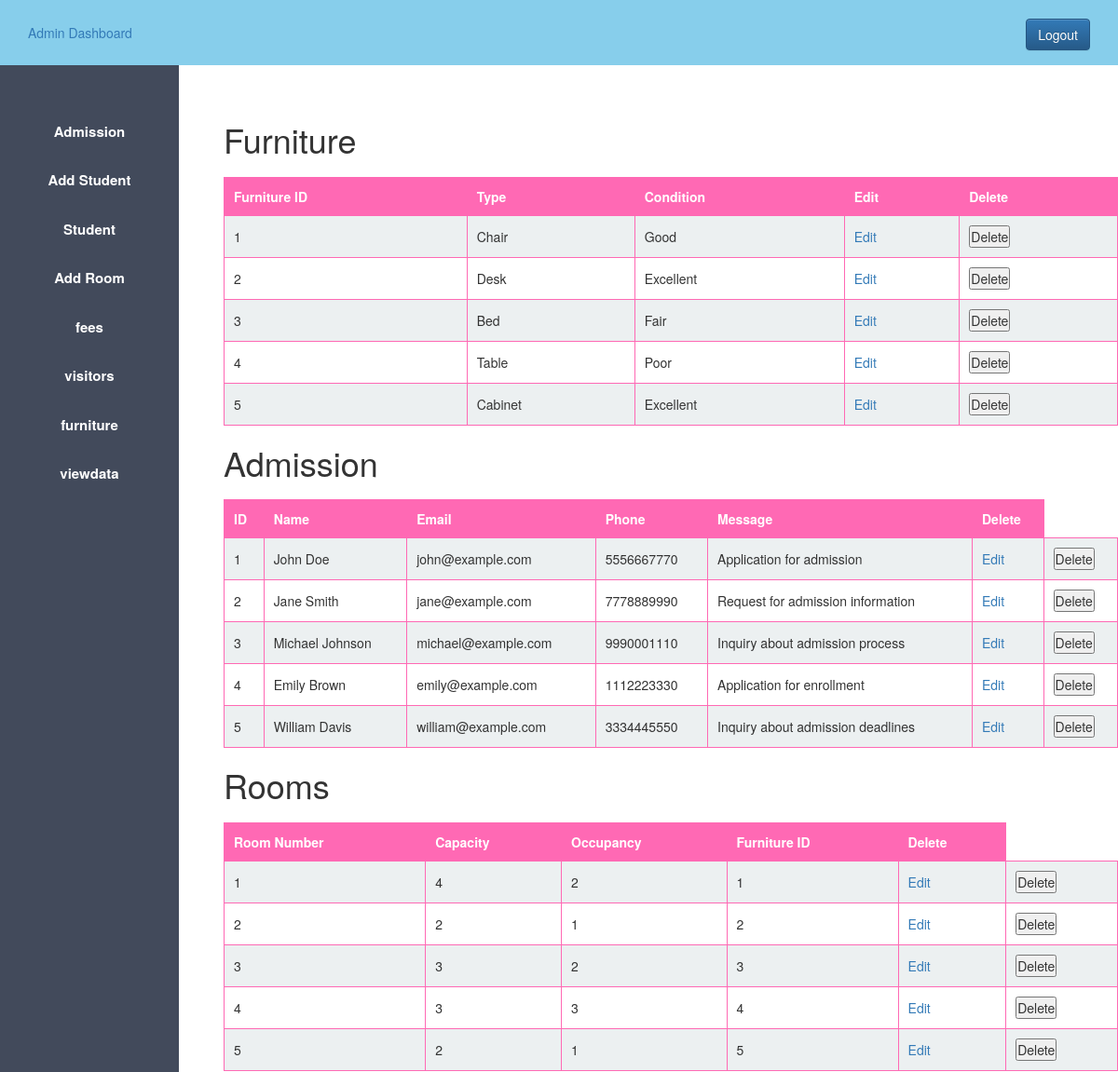
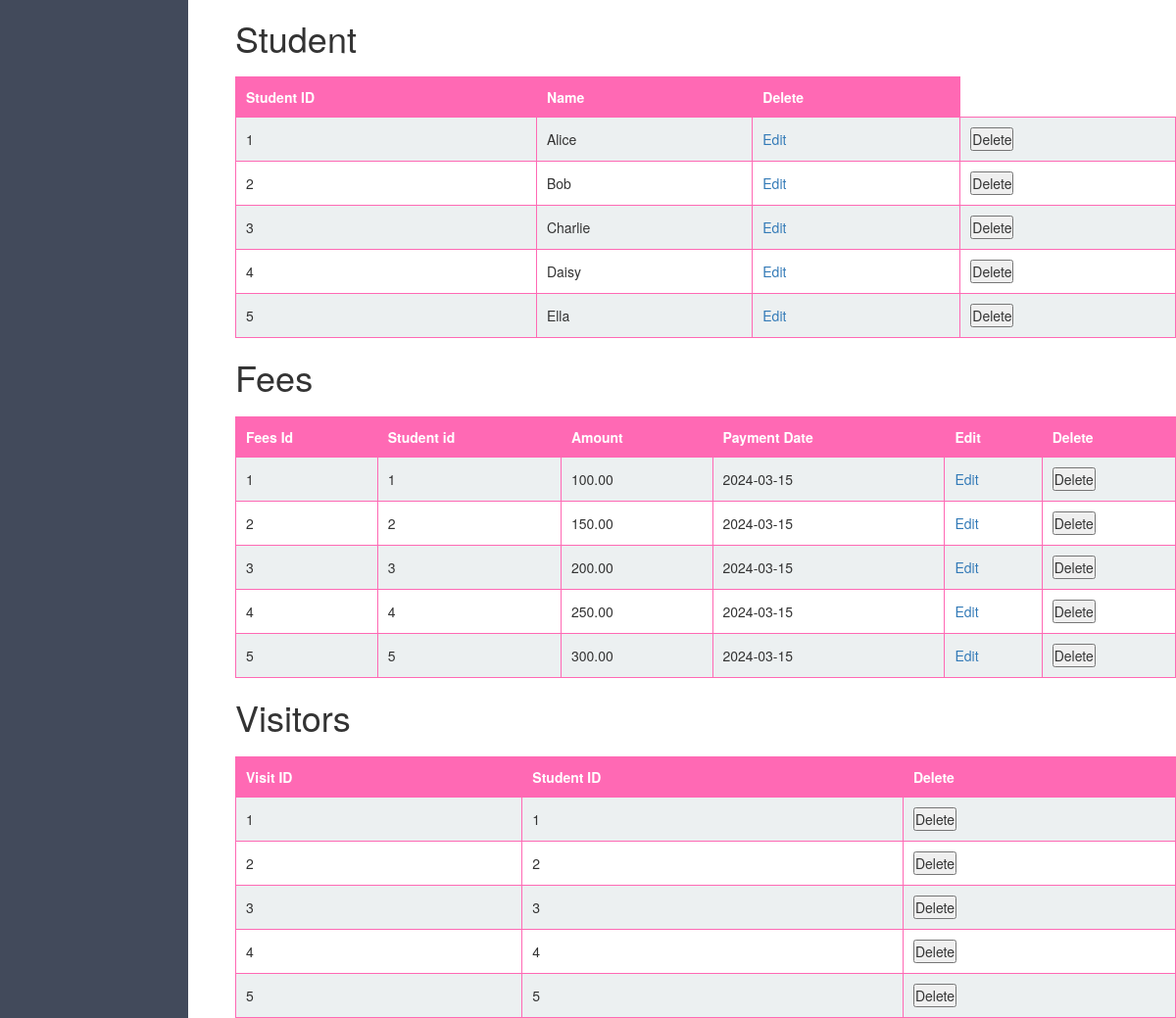
Screenshot of /view.php (signed in) with the database file from the repository (2 pictures, top to bottom).
### tables this page shows
CREATE TABLE furniture (
 furnitureid INT AUTO_INCREMENT PRIMARY KEY,
 ftype VARCHAR(50) NULL,
 fcondition VARCHAR(50) NULL
);

CREATE TABLE admission (
 id INT AUTO_INCREMENT PRIMARY KEY,
 name VARCHAR(255),
 email VARCHAR(255),
 phone VARCHAR(15),
 message TEXT NULL
);

CREATE TABLE rooms (
 roomnumber INT AUTO_INCREMENT PRIMARY KEY,
 capacity INT,
 occupancy INT,
 furnitureid INT NULL,
 FOREIGN KEY (furnitureid) REFERENCES furniture(furnitureid)
);

CREATE TABLE student (
 studentid INT AUTO_INCREMENT PRIMARY KEY,
 name VARCHAR(255),
 gender VARCHAR(10),
 contactnumber VARCHAR(15),
 roomnumber INT NULL,
 admissionid INT NULL,
 userid INT,
 FOREIGN KEY (roomnumber) REFERENCES rooms(roomnumber),
 FOREIGN KEY (admissionid) REFERENCES admission(id),
 FOREIGN KEY (userid) REFERENCES user(userid)
);

CREATE TABLE fees (
 feesid INT AUTO_INCREMENT PRIMARY KEY,
 studentid INT NULL,
 amount DECIMAL(10, 2) NULL,
 paymentdate DATE NULL,
 FOREIGN KEY (studentid) REFERENCES student(studentid)
);

CREATE TABLE visitors (
 visitid INT AUTO_INCREMENT PRIMARY KEY,
 visitdate DATE NULL,
 studentid INT NULL,
 visitorname VARCHAR(255) NULL,
 UNIQUE (visitid),
 FOREIGN KEY (studentid) REFERENCES student(studentid)
);

### view.php (the view, shortened to what this page needs)
<?php
$host = "localhost";
$user = "root";
$password = "";
$db = "hosteldb";
$data = mysqli_connect($host, $user, $password, $db);
$sqlAdmission = "SELECT * FROM admission";
$resultAdmission = mysqli_query($data, $sqlAdmission);
$sqlFurniture = "SELECT * FROM furniture";
$resultFurniture = mysqli_query($data, $sqlFurniture);
$sqlRooms = "SELECT * FROM rooms";
$resultRooms = mysqli_query($data, $sqlRooms);
$sqlStudent = "SELECT * FROM student";
$resultStudent = mysqli_query($data, $sqlStudent);
$sqlFees = "SELECT * FROM fees";
$resultFees = mysqli_query($data, $sqlFees);
$sqlVisitors = "SELECT * FROM visitors";
$resultVisitors = mysqli_query($data, $sqlVisitors);
?>
<!DOCTYPE html>
<html>
<head>
    <link rel="stylesheet" href="styles.css">
    <?php
    include 'admin_css.php';
    ?>
</head>
<body>
    <?php
    include 'admin_sidebar.php';
    ?>
    <div class="content">
       <h1>Furniture</h1>
<table class="clean-table">
    <tr>
        <th>Furniture ID</th>
        <th>Type</th>
        <th>Condition</th>
        <th>Edit</th>
        <th>Delete</th>
    </tr>
    <?php
    while ($info = $resultFurniture->fetch_assoc()) {
    ?>
        <tr>
            <td><?php echo isset($info['furnitureid']) ? $info['furnitureid'] : ''; ?></td>
            <td><?php echo isset($info['ftype']) ? $info['ftype'] : ''; ?></td>
            <td><?php echo isset($info['fcondition']) ? $info['fcondition'] : ''; ?></td>
             <td>
                <a href="update_furniture.php?furnitureid=<?php echo isset($info['furnitureid']) ? $info['furnitureid'] : ''; ?>">Edit</a>
            </td>
            <td>
                <form method="post">
                    <button type="submit" name="delete_furniture" value="<?php echo isset($info['furnitureid']) ? $info['furnitureid'] : ''; ?>">Delete</button>
                </form>
            </td>
        </tr>
    <?php
    }
    ?>
</table>
<h1>Admission</h1>
        <table class="clean-table">
            <tr>
                <th>ID</th>
                <th>Name</th>
                <th>Email</th>
                <th>Phone</th>
                <th>Message</th>
                <th>Delete</th>
            </tr>
            <?php
            while ($info = $resultAdmission->fetch_assoc()) {
            ?>
                <tr>
                    <td><?php echo isset($info['id']) ? $info['id'] : ''; ?></td>
                                        <td><?php echo isset($info['name']) ? $info['name'] : ''; ?></td>
                    <td><?php echo isset($info['email']) ? $info['email'] : ''; ?></td>
                    <td><?php echo isset($info['phone']) ? $info['phone'] : ''; ?></td>
                    <td><?php echo isset($info['message']) ? $info['message'] : ''; ?></td>
                    <td>
                <a href="update.php?admission_id=<?php echo isset($info['id']) ? $info['id'] : ''; ?>">Edit</a>
            </td>
                    <td>
                        <form method="post">
                            <button type="submit" name="delete_admission" value="<?php echo isset($info['id']) ? $info['id'] : ''; ?>">Delete</button>
                        </form>
                    </td>
                </tr>
            <?php
            }
            ?>
        </table>
        <h1>Rooms</h1>
        <table class="clean-table">
            <tr>
                <th>Room Number</th>
                <th>Capacity</th>
                <th>Occupancy</th>
                <th>Furniture ID</th>
                <th>Delete</th>
            </tr>
            <?php
            while ($info = $resultRooms->fetch_assoc()) {
            ?>
                <tr>
                    <td><?php echo isset($info['roomnumber']) ? $info['roomnumber'] : ''; ?></td>
                    <td><?php echo isset($info['capacity']) ? $info['capacity'] : ''; ?></td>
                    <td><?php echo isset($info['occupancy']) ? $info['occupancy'] : ''; ?></td>
                    <td><?php echo isset($info['furnitureid']) ? $info['furnitureid'] : ''; ?></td>
                     <td>
                <a href="update_rooms.php?roomnumber=<?php echo isset($info['roomnumber']) ? $info['roomnumber'] : ''; ?>">Edit</a>
            </td>
                    <td>
                        <form method="post">
                            <button type="submit" name="delete_rooms" value="<?php echo isset($info['roomnumber']) ? $info['roomnumber'] : ''; ?>">Delete</button>
                        </form>
                    </td>
                </tr>
            <?php
            }
            ?>
        </table>
        <h1>Student</h1>
        <table class="clean-table">
            <tr>
                <th>Student ID</th>
                <th>Name</th>
                <th>Delete</th>
            </tr>
            <?php
            while ($info = $resultStudent->fetch_assoc()) {
            ?>
                <tr>
                    <td><?php echo isset($info['studentid']) ? $info['studentid'] : ''; ?></td>
                    <td><?php echo isset($info['name']) ? $info['name'] : ''; ?></td>
                     <td>
                <a href="update_student.php?student_id_to_edit=<?php echo isset($info['studentid']) ? $info['studentid'] : ''; ?>">Edit</a>
            </td>
                    <td>
                        <form method="post">
                            <button type="submit" name="delete_student" value="<?php echo isset($info['studentid']) ? $info['studentid'] : ''; ?>">Delete</button>
                        </form>
                    </td>
                </tr>
            <?php
            }
            ?>
        </table>
        <h1>Fees</h1>
<table class="clean-table">
    <tr>
        <th>Fees Id</th>
        <th>Student id</th>
        <th>Amount</th>
        <th>Payment Date</th>
        <th>Edit</th>
        <th>Delete</th>
    </tr>
    <?php
    while ($info = $resultFees->fetch_assoc()) {
    ?>
        <tr>
            <td><?php echo isset($info['feesid']) ? $info['feesid'] : ''; ?></td>
            <td><?php echo isset($info['studentid']) ? $info['studentid'] : ''; ?></td>
            <td><?php echo isset($info['amount']) ? $info['amount'] : ''; ?></td>
            <td><?php echo isset($info['paymentdate']) ? $info['paymentdate'] : ''; ?></td>
             <td>
                <a href="updatefee.php?table=fees&id_to_edit=<?php echo isset($info['feesid']) ? $info['feesid'] : ''; ?>">Edit</a>
            </td>
            <td>
                <form method="post">
                    <button type="submit" name="delete_fees" value="<?php echo isset($info['feesid']) ? $info['feesid'] : ''; ?>">Delete</button>
                </form>
            </td>
        </tr>
    <?php
    }
    ?>
</table>
        <h1>Visitors</h1>
        <table class="clean-table">
            <tr>
                <th>Visit ID</th>
                <th>Student ID</th>
                <th>Delete</th>
            </tr>
            <?php
            while ($info = $resultVisitors->fetch_assoc()) {
            ?>
                <tr>
                    <td><?php echo isset($info['visitid']) ? $info['visitid'] : ''; ?></td>
                    <td><?php echo isset($info['studentid']) ? $info['studentid'] : ''; ?></td>
                    <td>
                        <form method="post">
                            <button type="submit" name="delete_visitors" value="<?php echo isset($info['visitid'])
                    ? $info['visitid'] : ''; ?>">Delete</button>
                        </form>
                    </td>
                </tr>
            <?php
            }
            ?>
        </table>
    </div>
</body>
</html>

### admin_css.php (shortened to what this page needs)
<link rel="stylesheet" type="text/css" href="admin.css">
<link rel="stylesheet" href="https://maxcdn.bootstrapcdn.com/bootstrap/3.3.7/css/bootstrap.min.css">
<link rel="stylesheet" href="https://maxcdn.bootstrapcdn.com/bootstrap/3.3.7/css/bootstrap-theme.min.css">

### admin_sidebar.php
<header class="header">
		<a href="">Admin Dashboard</a>
		<div class="logout">
			<a href="logout.php" class="btn btn-primary">Logout</a>
		</div>
	</header>
	<aside>
		<ul>
			<li>
				<a href="admission.php">Admission</a>
			</li>
			<li>
				<a href="add_student.php">Add Student</a>
			</li>
			<li>
				<a href="student.php">Student</a>
			</li>
			<li>
				<a href="add_room.php">Add Room</a>
			</li>
			<li>
				<a href="fees.php">fees</a>
			</li>
			<li>
				<a href="visitors.php">visitors</a>
			</li>
			<li>
				<a href="furniture.php">furniture</a>
			</li>
			<li>
				<a href="view.php">viewdata</a>
			</li>
		</ul>
	</aside>

### styles.css (style rules this page uses)
body, h1, h2, p, table { margin: 0; padding: 0; }
.clean-table { width: 100%; border-collapse: collapse; margin-top: 20px; }
.clean-table th, .clean-table td { border: 1px solid #FF69B4; padding: 10px; text-align: left; }
.clean-table th { background-color: #FF69B4; color: #fff; }
.clean-table tbody tr:nth-child(even) { background-color: #ecf0f1; }
body { font-family: 'Arial', sans-serif; background-color: #34495e; color: #fff; }
h1 { color: #3498db; }

### admin.css (style rules this page uses)
* { margin: 0px; padding: 0px; }
.header { background-color: skyblue; line-height: 70px; padding-left: 30px; }
a,a:hover { text-decoration: none!important; }
.logout { float: right; padding-right: 30px; }
ul { background-color: #424a5b; width: 16%; height: 100%; position: fixed; padding-top: 5%; text-align: center; }
ul li { list-style: none; padding-bottom: 30px; font-size: 15px; }
ul li a { color: white; font-weight: bold; }
.content { margin-left: 20%; margin-top: 5%; }

### rows the page displays
furniture: furnitureid "1", ftype "Chair", fcondition "Good"
furniture: furnitureid "2", ftype "Desk", fcondition "Excellent"
furniture: furnitureid "3", ftype "Bed", fcondition "Fair"
furniture: furnitureid "4", ftype "Table", fcondition "Poor"
furniture: furnitureid "5", ftype "Cabinet", fcondition "Excellent"
admission: id "1", name "John Doe", email "john@example.com", phone "5556667770", message "Application for admission"
admission: id "2", name "Jane Smith", email "jane@example.com", phone "7778889990", message "Request for admission information"
admission: id "3", name "Michael Johnson", email "michael@example.com", phone "9990001110", message "Inquiry about admission process"
admission: id "4", name "Emily Brown", email "emily@example.com", phone "1112223330", message "Application for enrollment"
admission: id "5", name "William Davis", email "william@example.com", phone "3334445550", message "Inquiry about admission deadlines"
rooms: roomnumber "1", capacity "4", occupancy "2", furnitureid "1"
rooms: roomnumber "2", capacity "2", occupancy "1", furnitureid "2"
rooms: roomnumber "3", capacity "3", occupancy "2", furnitureid "3"
rooms: roomnumber "4", capacity "3", occupancy "3", furnitureid "4"
rooms: roomnumber "5", capacity "2", occupancy "1", furnitureid "5"
student: studentid "1", name "Alice"
student: studentid "2", name "Bob"
student: studentid "3", name "Charlie"
student: studentid "4", name "Daisy"
student: studentid "5", name "Ella"
fees: feesid "1", studentid "1", amount "100.00", paymentdate "2024-03-15"
fees: feesid "2", studentid "2", amount "150.00", paymentdate "2024-03-15"
fees: feesid "3", studentid "3", amount "200.00", paymentdate "2024-03-15"
fees: feesid "4", studentid "4", amount "250.00", paymentdate "2024-03-15"
fees: feesid "5", studentid "5", amount "300.00", paymentdate "2024-03-15"
visitors: visitid "1", studentid "1"
visitors: visitid "2", studentid "2"
visitors: visitid "3", studentid "3"
visitors: visitid "4", studentid "4"
visitors: visitid "5", studentid "5"
